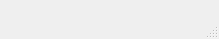
<?xml version="1.0" encoding="UTF-8"?>
<ui version="4.0">
 <class>MainWindow</class>
 <widget class="QMainWindow" name="MainWindow">
  <property name="geometry">
   <rect>
    <x>0</x>
    <y>0</y>
    <width>219</width>
    <height>39</height>
   </rect>
  </property>
  <property name="windowTitle">
   <string>MainWindow</string>
  </property>
  <widget class="QWidget" name="centralWidget"/>
  <widget class="QStatusBar" name="statusBar"/>
 </widget>
 <layoutdefault spacing="6" margin="11"/>
 <resources/>
 <connections/>
</ui>
